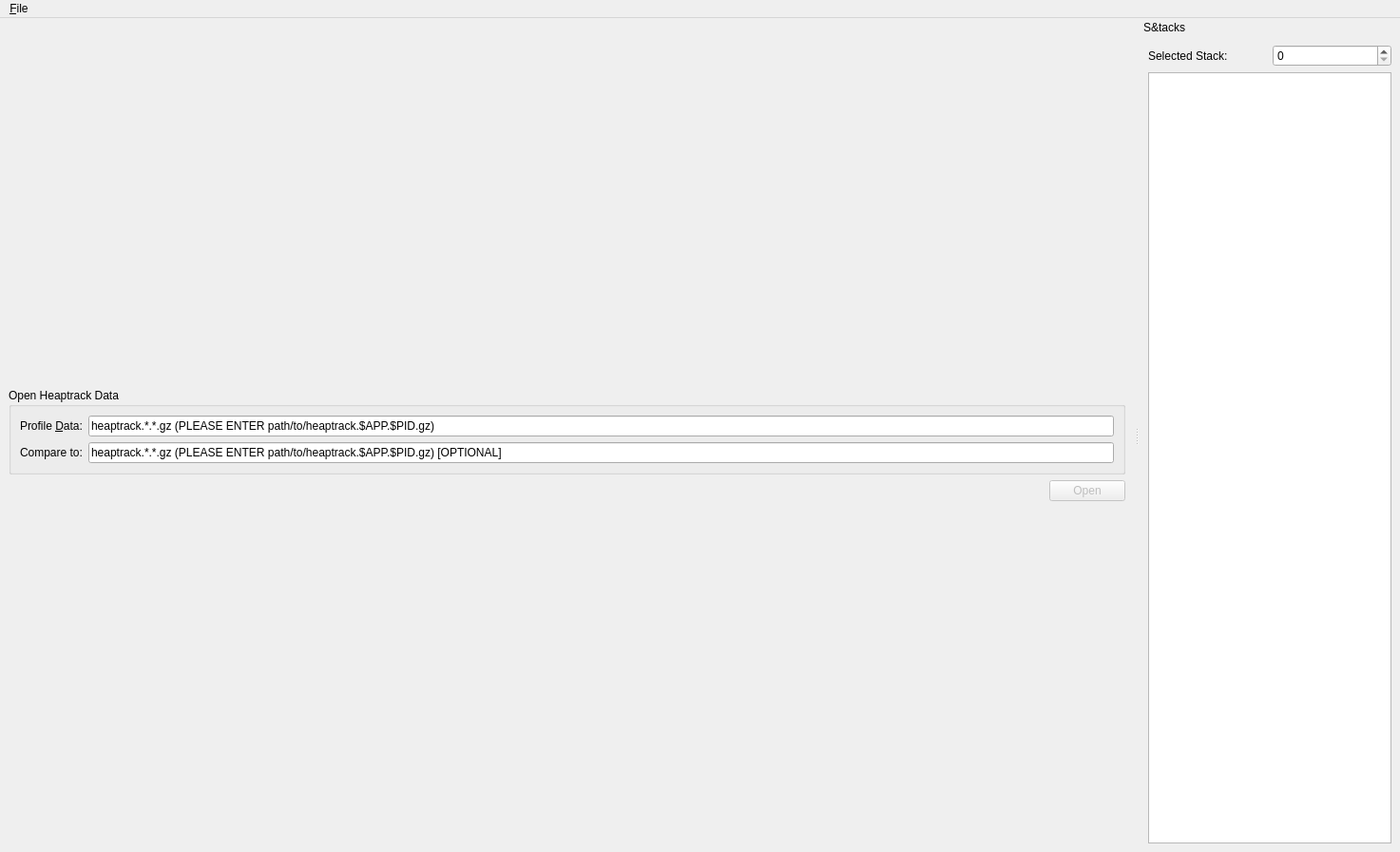
<?xml version="1.0" encoding="UTF-8"?>
<ui version="4.0">
 <class>MainWindow</class>
 <widget class="QMainWindow" name="MainWindow">
  <property name="geometry">
   <rect>
    <x>0</x>
    <y>0</y>
    <width>1473</width>
    <height>896</height>
   </rect>
  </property>
  <property name="windowTitle">
   <string>MainWindow</string>
  </property>
  <widget class="QWidget" name="centralwidget">
   <layout class="QVBoxLayout" name="verticalLayout_6">
    <property name="leftMargin">
     <number>0</number>
    </property>
    <property name="topMargin">
     <number>0</number>
    </property>
    <property name="rightMargin">
     <number>0</number>
    </property>
    <property name="bottomMargin">
     <number>0</number>
    </property>
    <item>
     <widget class="QLabel" name="messages">
     </widget>
    </item>
    <item>
     <widget class="QStackedWidget" name="pages">
      <widget class="QWidget" name="openPage">
       <layout class="QVBoxLayout" name="verticalLayout_15">
        <item>
         <spacer name="verticalSpacer_4">
          <property name="orientation">
           <enum>Qt::Vertical</enum>
          </property>
          <property name="sizeHint" stdset="0">
           <size>
            <width>20</width>
            <height>40</height>
           </size>
          </property>
         </spacer>
        </item>
        <item>
         <widget class="QGroupBox" name="groupBox">
          <property name="title">
           <string>Open Heaptrack Data</string>
          </property>
          <layout class="QFormLayout" name="formLayout">
           <item row="1" column="1">
            <widget class="QLineEdit" name="openFile">
             <property name="toolTip">
              <string>&lt;qt&gt;&lt;p&gt;This field specifies the primary heaptrack data file. These files are called &lt;tt&gt;heaptrack.$APP.$PID.gz&lt;/tt&gt;. You can produce such a file by profiling your application, e.g. via:&lt;/p&gt;
&lt;pre&gt;&lt;code&gt;heaptrack &amp;lt;yourapplication&amp;gt; ...&lt;/code&gt;&lt;/pre&gt;
&lt;p&gt;Or, alternatively, you can attach to a running process via&lt;/p&gt;
&lt;pre&gt;&lt;code&gt;heaptrack --pid $(pidof &amp;lt;yourapplication&amp;gt;)&lt;/code&gt;&lt;/pre&gt;&lt;/qt&gt;</string>
             </property>
             <property name="text">
              <string>heaptrack.*.*.gz (PLEASE ENTER path/to/heaptrack.$APP.$PID.gz)</string>
             </property>
            </widget>
           </item>
           <item row="2" column="1">
            <widget class="QLineEdit" name="compareTo">
             <property name="toolTip">
              <string>&lt;qt&gt;You can optionally specify a second heaptrack data file to compare to. If set, this file will be used as a base and its cost gets subtracted from the primary data costs.&lt;/qt&gt;</string>
             </property>
             <property name="text">
              <string>heaptrack.*.*.gz (PLEASE ENTER path/to/heaptrack.$APP.$PID.gz) [OPTIONAL]</string>
             </property>
            </widget>
           </item>
           <item row="1" column="0">
            <widget class="QLabel" name="openFileLabel">
             <property name="text">
              <string>Profile &amp;Data:</string>
             </property>
             <property name="buddy">
              <cstring>openFile</cstring>
             </property>
            </widget>
           </item>
           <item row="2" column="0">
            <widget class="QLabel" name="compareToLabel">
             <property name="text">
              <string>Compare to:</string>
             </property>
             <property name="buddy">
              <cstring>compareTo</cstring>
             </property>
            </widget>
           </item>
          </layout>
         </widget>
        </item>
        <item>
         <widget class="QDialogButtonBox" name="buttonBox">
          <property name="enabled">
           <bool>false</bool>
          </property>
          <property name="standardButtons">
           <set>QDialogButtonBox::Open</set>
          </property>
         </widget>
        </item>
        <item>
         <spacer name="verticalSpacer_3">
          <property name="orientation">
           <enum>Qt::Vertical</enum>
          </property>
          <property name="sizeHint" stdset="0">
           <size>
            <width>20</width>
            <height>40</height>
           </size>
          </property>
         </spacer>
        </item>
       </layout>
      </widget>
      <widget class="QWidget" name="loadingPage">
       <layout class="QVBoxLayout" name="verticalLayout_3">
        <item>
         <spacer name="verticalSpacer">
          <property name="orientation">
           <enum>Qt::Vertical</enum>
          </property>
          <property name="sizeHint" stdset="0">
           <size>
            <width>20</width>
            <height>40</height>
           </size>
          </property>
         </spacer>
        </item>
        <item>
         <widget class="QLabel" name="loadingLabel">
          <property name="text">
           <string notr="true">Loading file, please wait...</string>
          </property>
          <property name="alignment">
           <set>Qt::AlignCenter</set>
          </property>
         </widget>
        </item>
        <item>
         <widget class="QProgressBar" name="loadingProgress">
          <property name="value">
           <number>24</number>
          </property>
         </widget>
        </item>
        <item>
         <widget class="QLabel" name="progressLabel">
          <property name="text">
           <string notr="true">Progress Message...</string>
          </property>
          <property name="alignment">
           <set>Qt::AlignCenter</set>
          </property>
          <property name="wordWrap">
           <bool>true</bool>
          </property>
         </widget>
        </item>
        <item>
         <spacer name="verticalSpacer_2">
          <property name="orientation">
           <enum>Qt::Vertical</enum>
          </property>
          <property name="sizeHint" stdset="0">
           <size>
            <width>20</width>
            <height>40</height>
           </size>
          </property>
         </spacer>
        </item>
       </layout>
      </widget>
      <widget class="QWidget" name="resultsPage">
       <layout class="QVBoxLayout" name="verticalLayout_2">
        <property name="leftMargin">
         <number>0</number>
        </property>
        <property name="topMargin">
         <number>0</number>
        </property>
        <property name="rightMargin">
         <number>0</number>
        </property>
        <property name="bottomMargin">
         <number>0</number>
        </property>
        <item>
         <widget class="QTabWidget" name="tabWidget">
          <property name="currentIndex">
           <number>0</number>
          </property>
          <widget class="QWidget" name="summaryTab">
           <attribute name="title">
            <string>Summary</string>
           </attribute>
           <layout class="QVBoxLayout" name="verticalLayout_7">
            <item>
             <widget class="QWidget" name="widget_10" native="true">
              <layout class="QHBoxLayout" name="horizontalLayout_6">
               <item>
                <widget class="QLabel" name="summaryLeft">
                 <property name="text">
                  <string notr="true">summary</string>
                 </property>
                 <property name="wordWrap">
                  <bool>true</bool>
                 </property>
                 <property name="textInteractionFlags">
                  <set>Qt::LinksAccessibleByMouse|Qt::TextSelectableByMouse</set>
                 </property>
                </widget>
               </item>
               <item>
                <widget class="QLabel" name="summaryCenter">
                 <property name="text">
                  <string notr="true">summary</string>
                 </property>
                 <property name="wordWrap">
                  <bool>true</bool>
                 </property>
                 <property name="textInteractionFlags">
                  <set>Qt::LinksAccessibleByMouse|Qt::TextSelectableByMouse</set>
                 </property>
                </widget>
               </item>
               <item>
                <widget class="QLabel" name="summaryRight">
                 <property name="sizePolicy">
                  <sizepolicy hsizetype="Preferred" vsizetype="Minimum">
                   <horstretch>0</horstretch>
                   <verstretch>0</verstretch>
                  </sizepolicy>
                 </property>
                 <property name="text">
                  <string notr="true">summary goes here</string>
                 </property>
                 <property name="alignment">
                  <set>Qt::AlignLeading|Qt::AlignLeft|Qt::AlignTop</set>
                 </property>
                 <property name="wordWrap">
                  <bool>true</bool>
                 </property>
                 <property name="textInteractionFlags">
                  <set>Qt::LinksAccessibleByMouse|Qt::TextSelectableByMouse</set>
                 </property>
                </widget>
               </item>
              </layout>
             </widget>
            </item>
            <item>
             <widget class="Line" name="line">
              <property name="orientation">
               <enum>Qt::Horizontal</enum>
              </property>
             </widget>
            </item>
            <item>
             <widget class="QWidget" name="widget_4" native="true">
              <property name="sizePolicy">
               <sizepolicy hsizetype="Preferred" vsizetype="Expanding">
                <horstretch>0</horstretch>
                <verstretch>0</verstretch>
               </sizepolicy>
              </property>
              <layout class="QHBoxLayout" name="horizontalLayout_2">
               <item>
                <widget class="QSplitter" name="splitter">
                 <property name="orientation">
                  <enum>Qt::Horizontal</enum>
                 </property>
                 <widget class="QWidget" name="widget_5" native="true">
                  <layout class="QVBoxLayout" name="verticalLayout_8">
                   <item>
                    <widget class="QLabel" name="topPeakLabel">
                     <property name="font">
                      <font>
                       <weight>75</weight>
                       <bold>true</bold>
                      </font>
                     </property>
                     <property name="toolTip">
                      <string>List of functions that allocated the most memory at a given time.</string>
                     </property>
                     <property name="text">
                      <string>Peak Contributions</string>
                     </property>
                     <property name="alignment">
                      <set>Qt::AlignCenter</set>
                     </property>
                    </widget>
                   </item>
                   <item>
                    <widget class="QTreeView" name="topPeak">
                     <property name="toolTip">
                      <string>List of functions that allocated the most memory at a given time.</string>
                     </property>
                     <property name="alternatingRowColors">
                      <bool>true</bool>
                     </property>
                     <property name="rootIsDecorated">
                      <bool>false</bool>
                     </property>
                     <property name="uniformRowHeights">
                      <bool>true</bool>
                     </property>
                    </widget>
                   </item>
                  </layout>
                 </widget>
                 <widget class="QWidget" name="widget_12" native="true">
                  <layout class="QVBoxLayout" name="verticalLayout_14">
                   <item>
                    <widget class="QLabel" name="topPeakInstancesLabel">
                     <property name="font">
                      <font>
                       <weight>75</weight>
                       <bold>true</bold>
                      </font>
                     </property>
                     <property name="toolTip">
                      <string>List of functions that allocated the most instances (allocated and not freed up to at a given time).</string>
                     </property>
                     <property name="text">
                      <string>Peak Instances Number Contributions</string>
                     </property>
                     <property name="alignment">
                      <set>Qt::AlignCenter</set>
                     </property>
                    </widget>
                   </item>
                   <item>
                    <widget class="QTreeView" name="topPeakInstances">
                     <property name="toolTip">
                      <string>List of functions that allocated the most instances (allocated and not freed up to at a given time).</string>
                     </property>
                     <property name="alternatingRowColors">
                      <bool>true</bool>
                     </property>
                     <property name="rootIsDecorated">
                      <bool>false</bool>
                     </property>
                     <property name="uniformRowHeights">
                      <bool>true</bool>
                     </property>
                    </widget>
                   </item>
                  </layout>
                 </widget>
                 <widget class="QWidget" name="widget_6" native="true">
                  <layout class="QVBoxLayout" name="verticalLayout_9">
                   <item>
                    <widget class="QLabel" name="topLeakedLabel">
                     <property name="font">
                      <font>
                       <weight>75</weight>
                       <bold>true</bold>
                      </font>
                     </property>
                     <property name="toolTip">
                      <string>List of functions that leak the most memory.</string>
                     </property>
                     <property name="text">
                      <string>Largest Memory Leaks</string>
                     </property>
                     <property name="alignment">
                      <set>Qt::AlignCenter</set>
                     </property>
                    </widget>
                   </item>
                   <item>
                    <widget class="QTreeView" name="topLeaked">
                     <property name="toolTip">
                      <string>List of functions that leak the most memory.</string>
                     </property>
                     <property name="alternatingRowColors">
                      <bool>true</bool>
                     </property>
                     <property name="rootIsDecorated">
                      <bool>false</bool>
                     </property>
                     <property name="uniformRowHeights">
                      <bool>true</bool>
                     </property>
                    </widget>
                   </item>
                  </layout>
                 </widget>
                 <widget class="QWidget" name="widget_7" native="true">
                  <layout class="QVBoxLayout" name="verticalLayout_10">
                   <item>
                    <widget class="QLabel" name="topAllocationsLabel">
                     <property name="font">
                      <font>
                       <weight>75</weight>
                       <bold>true</bold>
                      </font>
                     </property>
                     <property name="toolTip">
                      <string>List of functions that allocate memory most often.</string>
                     </property>
                     <property name="text">
                      <string>Most Memory Allocations</string>
                     </property>
                     <property name="alignment">
                      <set>Qt::AlignCenter</set>
                     </property>
                    </widget>
                   </item>
                   <item>
                    <widget class="QTreeView" name="topAllocations">
                     <property name="toolTip">
                      <string>List of functions that allocate memory most often.</string>
                     </property>
                     <property name="alternatingRowColors">
                      <bool>true</bool>
                     </property>
                     <property name="rootIsDecorated">
                      <bool>false</bool>
                     </property>
                     <property name="uniformRowHeights">
                      <bool>true</bool>
                     </property>
                    </widget>
                   </item>
                  </layout>
                 </widget>
                 <widget class="QWidget" name="widget_8" native="true">
                  <layout class="QVBoxLayout" name="verticalLayout_11">
                   <item>
                    <widget class="QLabel" name="topTemporaryLabel">
                     <property name="font">
                      <font>
                       <weight>75</weight>
                       <bold>true</bold>
                      </font>
                     </property>
                     <property name="toolTip">
                      <string>List of functions that produced the most temporary memory allocations.</string>
                     </property>
                     <property name="text">
                      <string>Most Temporary Allocations</string>
                     </property>
                     <property name="alignment">
                      <set>Qt::AlignCenter</set>
                     </property>
                    </widget>
                   </item>
                   <item>
                    <widget class="QTreeView" name="topTemporary">
                     <property name="toolTip">
                      <string>List of functions that produced the most temporary memory allocations.</string>
                     </property>
                     <property name="alternatingRowColors">
                      <bool>true</bool>
                     </property>
                     <property name="rootIsDecorated">
                      <bool>false</bool>
                     </property>
                     <property name="uniformRowHeights">
                      <bool>true</bool>
                     </property>
                    </widget>
                   </item>
                  </layout>
                 </widget>
                 <widget class="QWidget" name="widget_9" native="true">
                  <layout class="QVBoxLayout" name="verticalLayout_12">
                   <item>
                    <widget class="QLabel" name="topAllocatedLabel">
                     <property name="font">
                      <font>
                       <weight>75</weight>
                       <bold>true</bold>
                      </font>
                     </property>
                     <property name="toolTip">
                      <string>List of functions that allocated the most memory overall, ignoring deallocations.</string>
                     </property>
                     <property name="text">
                      <string>Most Memory Allocated</string>
                     </property>
                     <property name="alignment">
                      <set>Qt::AlignCenter</set>
                     </property>
                    </widget>
                   </item>
                   <item>
                    <widget class="QTreeView" name="topAllocated">
                     <property name="toolTip">
                      <string>List of functions that allocated the most memory overall, ignoring deallocations.</string>
                     </property>
                     <property name="alternatingRowColors">
                      <bool>true</bool>
                     </property>
                     <property name="rootIsDecorated">
                      <bool>false</bool>
                     </property>
                     <property name="uniformRowHeights">
                      <bool>true</bool>
                     </property>
                    </widget>
                   </item>
                  </layout>
                 </widget>
                </widget>
               </item>
              </layout>
             </widget>
            </item>
           </layout>
          </widget>
          <widget class="QWidget" name="bottomUpTab">
           <attribute name="title">
            <string>Bottom-Up</string>
           </attribute>
           <layout class="QVBoxLayout" name="verticalLayout">
            <item>
             <widget class="QWidget" name="widget" native="true">
              <layout class="QHBoxLayout" name="horizontalLayout">
               <property name="spacing">
                <number>6</number>
               </property>
               <property name="leftMargin">
                <number>0</number>
               </property>
               <property name="topMargin">
                <number>0</number>
               </property>
               <property name="rightMargin">
                <number>0</number>
               </property>
               <property name="bottomMargin">
                <number>0</number>
               </property>
               <item>
                <widget class="QLineEdit" name="bottomUpFilterFunction">
                 <property name="placeholderText">
                  <string>filter by function...</string>
                 </property>
                </widget>
               </item>
               <item>
                <widget class="QLineEdit" name="bottomUpFilterFile">
                 <property name="placeholderText">
                  <string>filter by file...</string>
                 </property>
                </widget>
               </item>
               <item>
                <widget class="QLineEdit" name="bottomUpFilterModule">
                 <property name="placeholderText">
                  <string>filter by module...</string>
                 </property>
                </widget>
               </item>
              </layout>
             </widget>
            </item>
            <item>
             <widget class="QTreeView" name="bottomUpResults">
              <property name="alternatingRowColors">
               <bool>true</bool>
              </property>
              <property name="indentation">
               <number>10</number>
              </property>
              <property name="rootIsDecorated">
               <bool>true</bool>
              </property>
              <property name="uniformRowHeights">
               <bool>true</bool>
              </property>
              <property name="sortingEnabled">
               <bool>true</bool>
              </property>
             </widget>
            </item>
           </layout>
          </widget>
          <widget class="QWidget" name="callerCalleeTab">
           <attribute name="title">
            <string>Caller / Callee</string>
           </attribute>
           <layout class="QVBoxLayout" name="verticalLayout_13">
            <item>
             <widget class="QWidget" name="widget_11" native="true">
              <layout class="QHBoxLayout" name="horizontalLayout_7">
               <property name="spacing">
                <number>6</number>
               </property>
               <property name="leftMargin">
                <number>0</number>
               </property>
               <property name="topMargin">
                <number>0</number>
               </property>
               <property name="rightMargin">
                <number>0</number>
               </property>
               <property name="bottomMargin">
                <number>0</number>
               </property>
               <item>
                <widget class="QLineEdit" name="callerCalleeFilterFunction">
                 <property name="placeholderText">
                  <string>filter by function...</string>
                 </property>
                </widget>
               </item>
               <item>
                <widget class="QLineEdit" name="callerCalleeFilterFile">
                 <property name="placeholderText">
                  <string>filter by file...</string>
                 </property>
                </widget>
               </item>
               <item>
                <widget class="QLineEdit" name="callerCalleeFilterModule">
                 <property name="placeholderText">
                  <string>filter by module...</string>
                 </property>
                </widget>
               </item>
              </layout>
             </widget>
            </item>
            <item>
             <widget class="QTreeView" name="callerCalleeResults">
              <property name="alternatingRowColors">
               <bool>true</bool>
              </property>
              <property name="rootIsDecorated">
               <bool>false</bool>
              </property>
              <property name="uniformRowHeights">
               <bool>true</bool>
              </property>
              <property name="sortingEnabled">
               <bool>true</bool>
              </property>
             </widget>
            </item>
           </layout>
          </widget>
          <widget class="QWidget" name="topDownTab">
           <attribute name="title">
            <string>Top-Down</string>
           </attribute>
           <layout class="QVBoxLayout" name="verticalLayout_4">
            <item>
             <widget class="QWidget" name="widget_2" native="true">
              <layout class="QHBoxLayout" name="horizontalLayout_4">
               <property name="leftMargin">
                <number>0</number>
               </property>
               <property name="topMargin">
                <number>0</number>
               </property>
               <property name="rightMargin">
                <number>0</number>
               </property>
               <property name="bottomMargin">
                <number>0</number>
               </property>
               <item>
                <widget class="QLineEdit" name="topDownFilterFunction">
                 <property name="placeholderText">
                  <string>filter by function...</string>
                 </property>
                </widget>
               </item>
               <item>
                <widget class="QLineEdit" name="topDownFilterFile">
                 <property name="placeholderText">
                  <string>filter by file...</string>
                 </property>
                </widget>
               </item>
               <item>
                <widget class="QLineEdit" name="topDownFilterModule">
                 <property name="placeholderText">
                  <string>filter by module...</string>
                 </property>
                </widget>
               </item>
              </layout>
             </widget>
            </item>
            <item>
             <widget class="QTreeView" name="topDownResults">
              <property name="alternatingRowColors">
               <bool>true</bool>
              </property>
              <property name="indentation">
               <number>10</number>
              </property>
              <property name="rootIsDecorated">
               <bool>true</bool>
              </property>
              <property name="uniformRowHeights">
               <bool>true</bool>
              </property>
              <property name="sortingEnabled">
               <bool>true</bool>
              </property>
             </widget>
            </item>
           </layout>
          </widget>
          <widget class="QWidget" name="heapTab">
           <attribute name="title">
            <string>Managed Heap</string>
           </attribute>
           <layout class="QVBoxLayout" name="verticalLayout_16">
            <item>
             <layout class="QHBoxLayout" name="horizontalLayout_3">
              <item>
               <widget class="QLabel" name="label">
                <property name="text">
                 <string>GC #</string>
                </property>
               </widget>
              </item>
              <item>
               <widget class="QComboBox" name="filterGC"/>
              </item>
              <item>
               <widget class="QLineEdit" name="filterClass">
                <property name="placeholderText">
                 <string>Search</string>
                </property>
               </widget>
              </item>
             </layout>
            </item>
            <item>
             <widget class="QTreeView" name="objectTreeResults">
              <property name="alternatingRowColors">
               <bool>true</bool>
              </property>
              <property name="sortingEnabled">
               <bool>true</bool>
              </property>
              <attribute name="headerDefaultSectionSize">
               <number>100</number>
              </attribute>
             </widget>
            </item>
           </layout>
          </widget>
          <widget class="FlameGraph" name="flameGraphTab">
           <attribute name="title">
            <string>Flame Graph</string>
           </attribute>
          </widget>
         </widget>
        </item>
       </layout>
      </widget>
     </widget>
    </item>
   </layout>
  </widget>
  <widget class="QDockWidget" name="stacksDock">
   <property name="features">
    <set>QDockWidget::NoDockWidgetFeatures</set>
   </property>
   <property name="windowTitle">
    <string>S&amp;tacks</string>
   </property>
   <attribute name="dockWidgetArea">
    <number>2</number>
   </attribute>
   <widget class="QWidget" name="stacksDockContents">
    <layout class="QVBoxLayout" name="verticalLayout_5">
     <item>
      <widget class="QWidget" name="widget_3" native="true">
       <layout class="QHBoxLayout" name="horizontalLayout_5">
        <property name="leftMargin">
         <number>0</number>
        </property>
        <property name="topMargin">
         <number>0</number>
        </property>
        <property name="rightMargin">
         <number>0</number>
        </property>
        <property name="bottomMargin">
         <number>0</number>
        </property>
        <item>
         <widget class="QLabel" name="stackSpinnerLabel">
          <property name="text">
           <string>Selected Stack:</string>
          </property>
         </widget>
        </item>
        <item>
         <widget class="QSpinBox" name="stackSpinner"/>
        </item>
       </layout>
      </widget>
     </item>
     <item>
      <widget class="QTreeView" name="stacksTree">
       <property name="rootIsDecorated">
        <bool>false</bool>
       </property>
       <property name="uniformRowHeights">
        <bool>true</bool>
       </property>
      </widget>
     </item>
    </layout>
   </widget>
  </widget>
  <widget class="QMenuBar" name="menuBar">
   <property name="geometry">
    <rect>
     <x>0</x>
     <y>0</y>
     <width>1473</width>
     <height>22</height>
    </rect>
   </property>
   <widget class="QMenu" name="menu_File">
    <property name="title">
     <string>&amp;File</string>
    </property>
   </widget>
   <addaction name="menu_File"/>
  </widget>
 </widget>
 <customwidgets>
  <customwidget>
   <class>FlameGraph</class>
   <extends>QWidget</extends>
   <header>flamegraph.h</header>
   <container>1</container>
  </customwidget>
 </customwidgets>
 <resources/>
 <connections/>
</ui>
